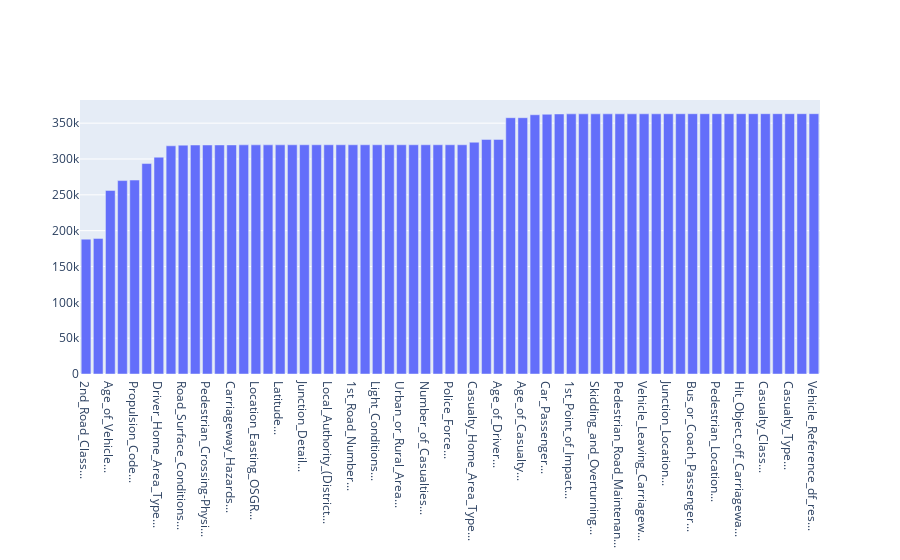

Notebook source saved alongside this figure:
### Markdown cell above
Doing a distinct Count of these columns involves creating abominations like [this](https://stackoverflow.com/a/1363602/14274188). I don't want that and so am tamely using Python instead

### Code cell
distinct_counts = conn.sql(query).df().count().sort_values()

fig = go.Figure()
fig.add_trace(go.Bar(y=distinct_counts,x=list(map(trimmer,distinct_counts.index))))
fig.show()

### Figure 1 — Plotly figure (JSON) as saved in the notebook; plotly's stock layout.template omitted (floating-point values rounded to 4 significant figures)
{"data": [{"type": "bar", "x": ["2nd_Road_Class...", "Junction_Control...", "Age_of_Vehicle...", "Engine_Capacity_(CC)...", "Propulsion_Code...", "Casualty_IMD_Decile...", "Driver_Home_Area_Type...", "2nd_Road_Number...", "Road_Surface_Conditions...", "Pedestrian_Crossing-Human...", "Pedestrian_Crossing-Physi...", "Special_Conditions_at_Sit...", "Carriageway_Hazards...", "Location_Northing_OSGR...", "Location_Easting_OSGR...", "Longitude...", "Latitude...", "Did_Police_Officer_Attend...", "Junction_Detail...", "Speed_limit...", "Local_Authority_(District...", "1st_Road_Class...", "1st_Road_Number...", "Road_Type...", "Light_Conditions...", "Weather_Conditions...", "Urban_or_Rural_Area...", "Day_of_Week...", "Number_of_Casualties...", "Number_of_Vehicles...", "Police_Force...", "Accident_Severity...", "Casualty_Home_Area_Type...", "Age_Band_of_Driver...", "Age_of_Driver...", "Age_Band_of_Casualty...", "Age_of_Casualty...", "Was_Vehicle_Left_Hand_Dri...", "Car_Passenger...", "Towing_and_Articulation...", "1st_Point_of_Impact...", "Vehicle_Manoeuvre...", "Skidding_and_Overturning...", "Vehicle_Location-Restrict...", "Pedestrian_Road_Maintenan...", "Hit_Object_in_Carriageway...", "Vehicle_Leaving_Carriagew...", "Sex_of_Casualty...", "Junction_Location...", "Vehicle_Type...", "Bus_or_Coach_Passenger...", "Journey_Purpose_of_Driver...", "Pedestrian_Location...", "Pedestrian_Movement...", "Hit_Object_off_Carriagewa...", "Vehicle_Reference_df...", "Casualty_Class...", "Casualty_Severity...", "Casualty_Type...", "Casualty_Reference...", "Vehicle_Reference_df_res..."], "y": [188196, 189217, 256134, 269892, 270602, 293647, 302517, 318411, 319345, 319542, 319559, 319621, 319648, 319788, 319788, 319788, 319788, 319837, 319859, 319861, 319861, 319861, 319861, 319861, 319861, 319861, 319861, 319861, 319861, 319861, 319861, 319861, 323429, 327355, 327355, 357653, 357653, 361738, 362459, 362842, 363015, 363037, 363045, 363045, 363055, 363058, 363062, 363087, 363137, 363159, 363175, 363199, 363219, 363219, 363220, 363221, 363221, 363221, 363221, 363221, 363221]}], "layout": {}}
